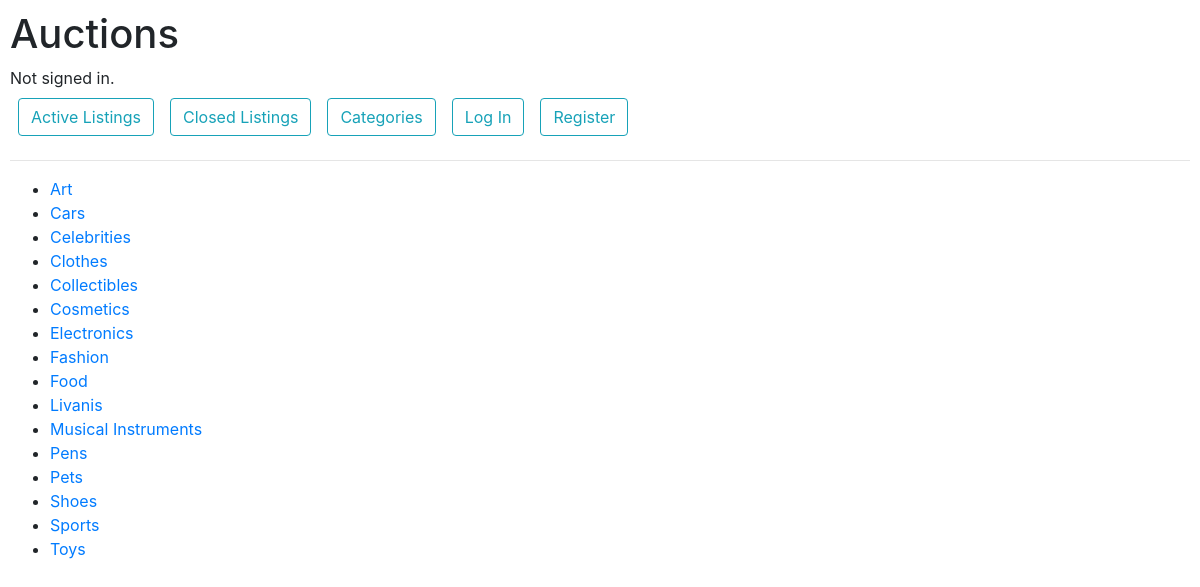
Page /categories/ on the committed database.
### auctions/models.py (models this page shows, shortened)
class Category(models.Model):
    category = models.CharField(max_length=20)
    class Meta:
        verbose_name = "Category"
        verbose_name_plural = "Categories"
        ordering = ['category']

### auctions/views.py (the view)
# urls.py: path("categories/", views.select_categories, name="select_categories"),
def select_categories(request):
    return render(request, "auctions/categories.html", {
        "categories": Category.objects.all()
    })

### auctions/templates/auctions/categories.html
{% extends "auctions/layout.html" %}
{%block body%}
    <ul>
        {% for category in categories%}
        <li><a href="{% url 'category' category.category %}">{{category.category}}</a>
        {%endfor%}
    </ul>
{%endblock%}

### auctions/templates/auctions/layout.html (shortened to what this page needs)
{% load static %}
<!DOCTYPE html>
<html lang="en">
    <head>
        <link rel="stylesheet" href="https://stackpath.bootstrapcdn.com/bootstrap/4.4.1/css/bootstrap.min.css">
        <link href="{% static 'auctions/styles.css' %}" rel="stylesheet">
    </head>
    <body>
        <h1>Auctions</h1>
        <div>
            {% if user.is_authenticated %}
                Signed in as <strong>{{ user.username }}</strong>.
            {% else %}
                Not signed in.
            {% endif %}
        </div>
        <ul class="nav">
            <li class="nav-item">
                <a class="btn btn btn-outline-info btn-md m-2" href="{% url 'index' %}">Active Listings</a>
            </li>
            <li class="nav-item">
                <a class="btn btn btn-outline-info btn-md m-2" href="{% url 'closed_listings' %}">Closed Listings</a>
            </li>
            <li class="nav-item">
                <a class="btn btn btn-outline-info btn-md m-2" href="{% url 'select_categories'%}">Categories</a>
            </li>
            {% if user.is_authenticated %}
                <li class="nav-item float-right">
                    <a class="btn btn-outline-info btn-md m-2" role="button" href="{% url 'create_listing' %}">Create Listing</a>
                </li>
                <li class="nav-item float-right">
                    <form action = "{% url 'watchlist' %}" method="POST">
                        {% csrf_token %}
                        <input type="hidden" value = {{user.id}} name = "user_id">
                        <button type="submit" class="btn btn-outline-info btn-md m-2">Watchlist</button>
                    </form>
                </li>
                <li class="nav-item float-right">
                    <a class="btn btn-outline-info btn-md m-2" href="{% url 'logout' %}">Log Out</a>
                </li>
            {% else %}
                <li class="nav-item">
                    <a class="btn btn-outline-info btn-md m-2" href="{% url 'login' %}">Log In</a>
                </li>
                <li class="nav-item">
                    <a class="btn btn-outline-info btn-md m-2" href="{% url 'register' %}">Register</a>
                </li>
            {% endif %}
        </ul>
        <hr>
        {% block body %}
        {% endblock %}
    </body>
</html>

### auctions/static/auctions/styles.css (style rules this page uses)
body { padding: 10px; }

### rows in the picture
Category: category "Art"
Category: category "Cars"
Category: category "Celebrities"
Category: category "Clothes"
Category: category "Collectibles"
Category: category "Cosmetics"
Category: category "Electronics"
Category: category "Fashion"
Category: category "Food"
Category: category "Livanis"
Category: category "Musical Instruments"
Category: category "Pens"
Category: category "Pets"
Category: category "Shoes"
Category: category "Sports"
Category: category "Toys"
